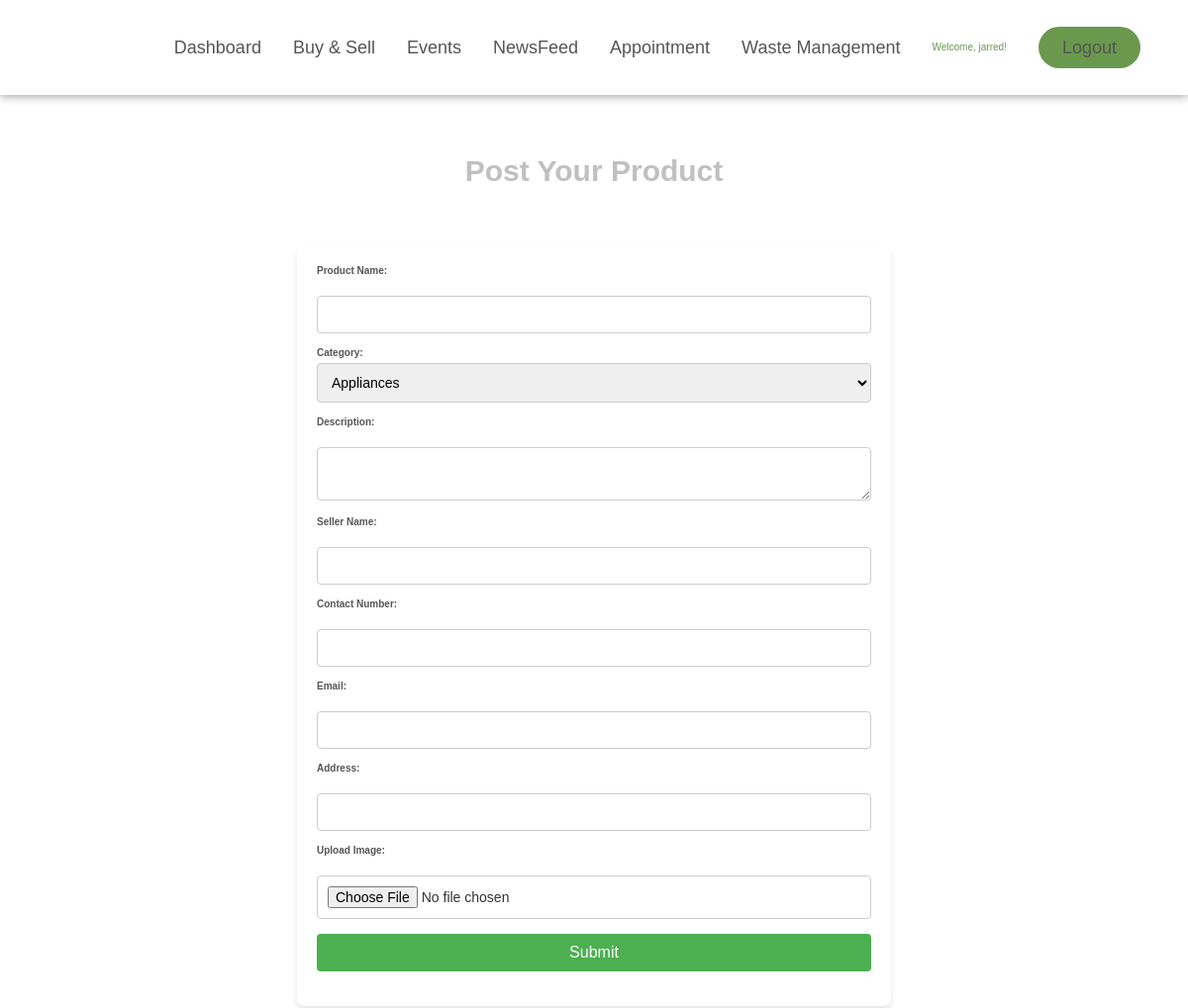
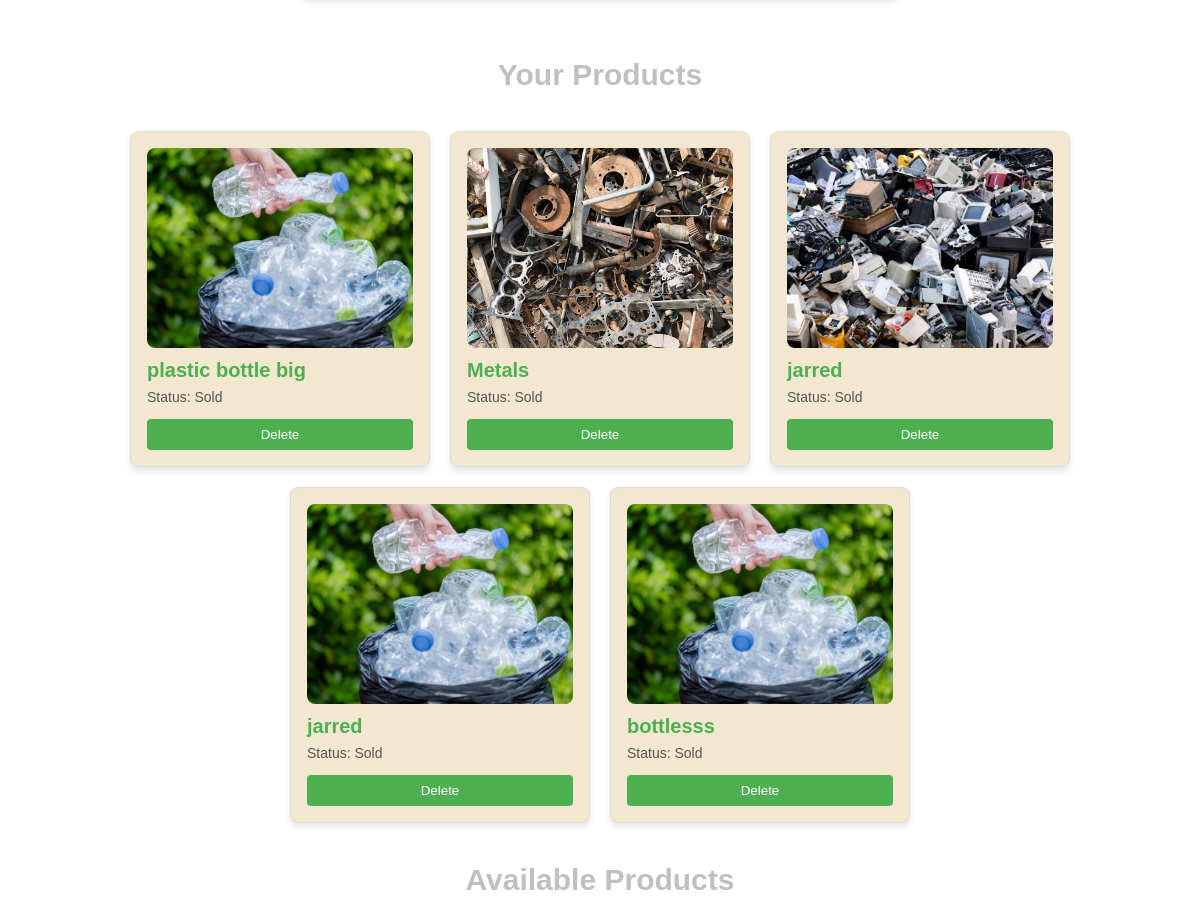
Page /Pages/buyandsell.php (signed in) on the committed database (2 pictures, top to bottom).
### tables this page shows
CREATE TABLE `buy_and_sell` (
  `id` int(11) NOT NULL,
  `user_id` int(11) NOT NULL,
  `product_name` varchar(255) NOT NULL,
  `product_category` varchar(50) NOT NULL,
  `description` text NOT NULL,
  `seller_name` varchar(255) NOT NULL,
  `contact_number` varchar(20) NOT NULL,
  `email` varchar(255) NOT NULL,
  `address` varchar(255) NOT NULL,
  `image_name` varchar(255) DEFAULT NULL,
  `status` enum('pending','approved','rejected','Sold') DEFAULT 'pending',
  `created_at` timestamp NOT NULL DEFAULT current_timestamp(),
  `updated_at` timestamp NOT NULL DEFAULT current_timestamp() ON UPDATE current_timestamp()
);

### Pages/buyandsell.php (the view, shortened to what this page needs)
<?php
$conn = new mysqli('sql108.infinityfree.com', 'if0_38046482', 'kmMN1faknH', 'if0_38046482_barangay_labogon');
$isLoggedIn = isset($_SESSION['user_id']);
$userId = $isLoggedIn ? $_SESSION['user_id'] : null;
?>
<!DOCTYPE html>
<html lang="en">
<head>
    <link rel="stylesheet" href="/labogon/style.css">
</head>
<body>
    <header class="header">
        <div class="logo-img">
        <img class="logopic" src="/labogon/logo.png" alt="" />
        </div>
         <nav class="main-nav">
         <?php if ($isLoggedIn): ?>
            <ul class="main-nav-list">
            <li><a class="main-nav-link" href="../index.php">Dashboard</a></li>
                <li><a class="main-nav-link" href="buyandsell.php">Buy & Sell</a></li>
                <li><a class="main-nav-link" href="events.php">Events</a></li>
                <li><a class="main-nav-link" href="newsfeed.php">NewsFeed</a></li>
                <li><a class="main-nav-link" href="appointments.php">Appointment</a></li>
                <li><a class="main-nav-link" href="wastemanagement.php">Waste Management</a></li>
                <li>Welcome, <?php echo htmlspecialchars($_SESSION['username']); ?>!</li>
                <li><a class="main-nav-link nav-cta" href="logout.php">Logout</a></li>
            </ul>
            <?php endif; ?>
         </nav>
     </header>
     <main>
    <?php if ($isLoggedIn): ?>
        <section id="submitform">
            <h2>Post Your Product</h2>
            <form id="buyAndSellForm" action="/labogon/Handler/buyandsellsubmit.php" method="POST" enctype="multipart/form-data">
                <label for="product_name">Product Name:</label>
                <input type="text" id="product_name" name="product_name" required>
                <label for="product_category">Category:</label>
                <select id="product_category" name="product_category" required>
                    <option value="Appliances">Appliances</option>
                </select>
                <label for="description">Description:</label>
                <textarea id="description" name="description" required></textarea>
                <label for="seller_name">Seller Name:</label>
                <input type="text" id="seller_name" name="seller_name" required>
                <label for="contact_number">Contact Number:</label>
                <input type="text" id="contact_number" name="contact_number" required>
                <label for="email">Email:</label>
                <input type="email" id="email" name="email" required>
                <label for="address">Address:</label>
                <input type="text" id="address" name="address" required>
                <label for="image">Upload Image:</label>
                <input type="file" id="image" name="image">
                <button type="submit">Submit</button>
            </form>
        </section>
        <section id="userProducts">
            <h2>Your Products</h2>
            <div class="product-list">
                <?php
                $stmt = $conn->prepare("SELECT * FROM buy_and_sell WHERE user_id = ?");
                $stmt->bind_param("i", $userId);
                $stmt->execute();
                $result = $stmt->get_result();
                while ($row = $result->fetch_assoc()) {
                    $imagePath = !empty($row['image_name']) ? '/labogon/Pages/ProductImage/' . htmlspecialchars($row['image_name']) : '/labogon/Pages/ProductImage/placeholder.png';
                    $fullPath = $_SERVER['DOCUMENT_ROOT'] . $imagePath;
                    echo "<div class='product'>";
                    if (file_exists($fullPath)) {
                        echo "<img src='$imagePath' alt='Product Image'>";
                    } else {
                        echo "<img src='/labogon/Pages/ProductImage/placeholder.png' alt='Placeholder Image'>";
                    }
                    echo "<h3>" . htmlspecialchars($row['product_name']) . "</h3>";
                    echo "<p>Status: " . htmlspecialchars($row['status']) . "</p>";
                    echo "<button onclick='deleteProduct(" . $row['id'] . ")'>Delete</button>";
                    echo "</div>";
                }
                ?>
            </div>
        </section>
    <?php endif; ?>
     <section id="products">
        <h2>Available Products</h2>
    </section>
</main>
</body>
</html>

### style.css (style rules this page uses)
* { margin: 0; padding: 0; box-sizing: border-box; }
html { font-size: 10px; overflow-x: hidden; }
body { font-family: sans-serif; line-height: 1; font-weight: 400; color: #555; overflow-x: hidden; }
.header { display: flex; justify-content: space-between; align-items: center; background-color: #fff; box-shadow: 0 0 1rem #888888; height: 9.6rem; padding: 0 4.8rem; color: #6a994e; position: relative; }
.logo-img { width: 10rem; height: 10rem; display: flex; }
.logo-img .logopic { width: 100%; }
.main-nav-list { list-style: none; display: flex; align-items: center; gap: 3.2rem; }
.main-nav-link:link, .main-nav-link:visited { display: inline-block; text-decoration: none; color: #555; font-weight: 500; font-size: 1.8rem; transition: all 0.3s; }
.main-nav-link:link.nav-cta:link, .main-nav-link:link.nav-cta:visited { padding: 1.2rem 2.4rem; border-radius: 18rem; background-color: #6a994e; }
form input, form textarea { width: 100%; background: #fff; padding: 15px; margin: 15px 0; color: #333; font-size: 1.8rem; border-radius: 6px; }

### Pages/buyandsell.php (style rules this page uses)
main { padding: 20px; }
h2 { font-size: 3rem; font-weight: 700; line-height: 1.1; color: #c0c0c0; text-align: center; padding: 4rem; }
form { max-width: 600px; margin: 20px auto; background: white; padding: 20px; border-radius: 8px; box-shadow: 0 4px 6px rgba(0, 0, 0, 0.1); }
form label { display: block; margin-bottom: 5px; font-weight: bold; }
form input, form select, form textarea, form button { width: 100%; margin-bottom: 15px; padding: 10px; border: 1px solid #ccc; border-radius: 4px; font-size: 14px; }
form button { background-color: #4CAF50; color: white; font-size: 16px; border: none; cursor: pointer; }
.product-list { display: flex; flex-wrap: wrap; gap: 20px; justify-content: center; }
.product { background-color: #f2e8cf; border: 1px solid #ddd; border-radius: 8px; padding: 16px; width: 300px; box-shadow: 0 4px 6px rgba(0, 0, 0, 0.1); transition: transform 0.2s; }
.product img { width: 100%; height: 200px; object-fit: cover; border-radius: 8px; margin-bottom: 10px; }
.product h3 { margin: 0 0 10px; font-size: 20px; color: #4CAF50; }
.product p { margin: 5px 0; font-size: 14px; }
.product button { background-color: #4CAF50; color: white; padding: 8px; border: none; border-radius: 4px; cursor: pointer; width: 100%; margin-top: 10px; }

### rows in the picture
buy_and_sell: image_name (picture), product_name "plastic bottle big", status "Sold"
buy_and_sell: image_name (picture), product_name "Metals", status "Sold"
buy_and_sell: image_name (picture), product_name "jarred", status "Sold"
buy_and_sell: image_name (picture), product_name "jarred", status "Sold"
buy_and_sell: image_name (picture), product_name "bottlesss", status "Sold"

### other values in the picture
$_SESSION['username'] "jarred"
